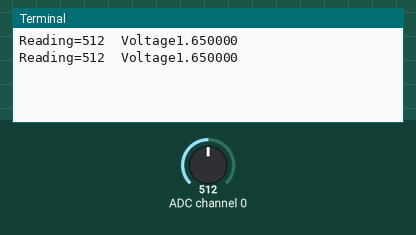
Recording of a program running on a simulated Raspberry Pi (BCM pin numbers). On the bench: the last lines printed to the terminal. Inputs (shaded band) come from the test bench; at power-on: ADC channel 0 = 512 (analog values on the 0–1023 scale).

Above: at 1.2 s.
1.3 s: ADC channel 0 set to 716
At 2.6 s:
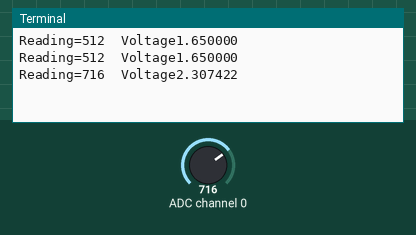
2.8 s: ADC channel 0 set to 900
At 3.6 s:
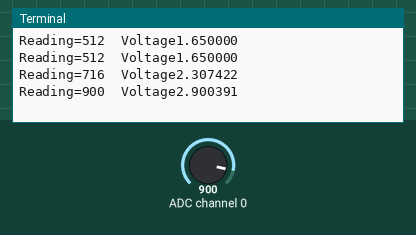
Timing chart, 0 to 5.8 s (numbered marks = the images above; inputs shaded):
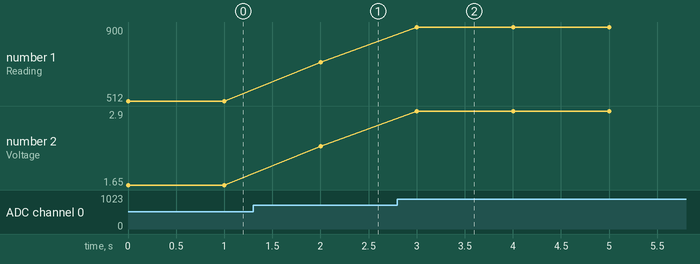

The program:

7.CDS_Control.py
```python
import spidev, time

spi=spidev.SpiDev()
spi.open(0,0)
spi.max_speed_hz=1350000

try:
    while True:
        r=spi.xfer2([1,(8+0)<<4,0])
        adc_out=((r[1]&3)<<8)+r[2]

        voltage=adc_out*3.3/1024
        print("Reading=%d\tVoltage%f" %(adc_out, voltage))
        time.sleep(1)
except:
    pass
    print("Exit with ^C")
    GPIO.cleanup()
    exit()

#SPI 기능 사용하려면 별도로 spi 통신 과정 필요
```

Measured:
- after the input at 1.3 s, the terminal: prints a new line after 0.70 s (image 1)
- after the input at 2.8 s, the terminal: prints a new line after 0.20 s (image 2)
- plotted number 1: 512 → 716 after the input at 1.3 s, 716 → 900 after the input at 2.8 s
- plotted number 2: 1.65 → 2.31 after the input at 1.3 s, 2.31 → 2.9 after the input at 2.8 s
